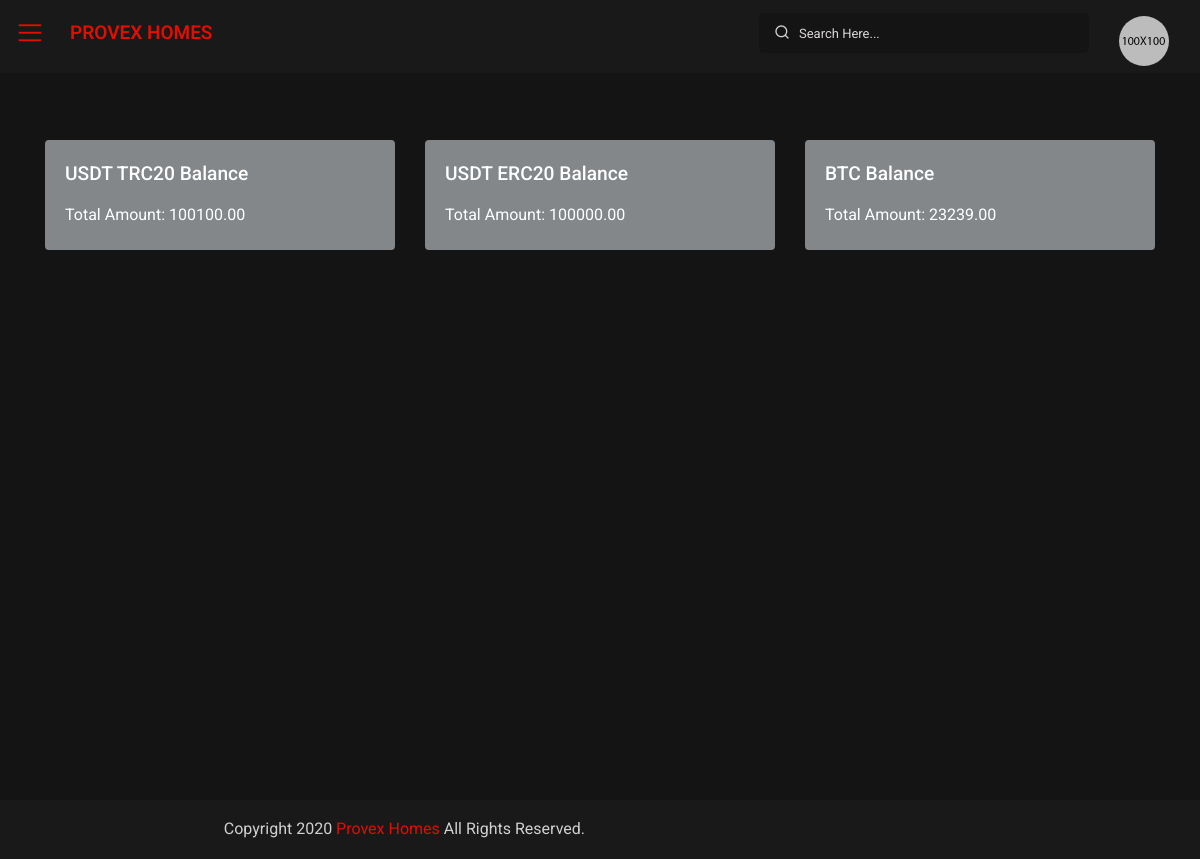
/balance/ (signed in), run on an earlier commit of the app's database.
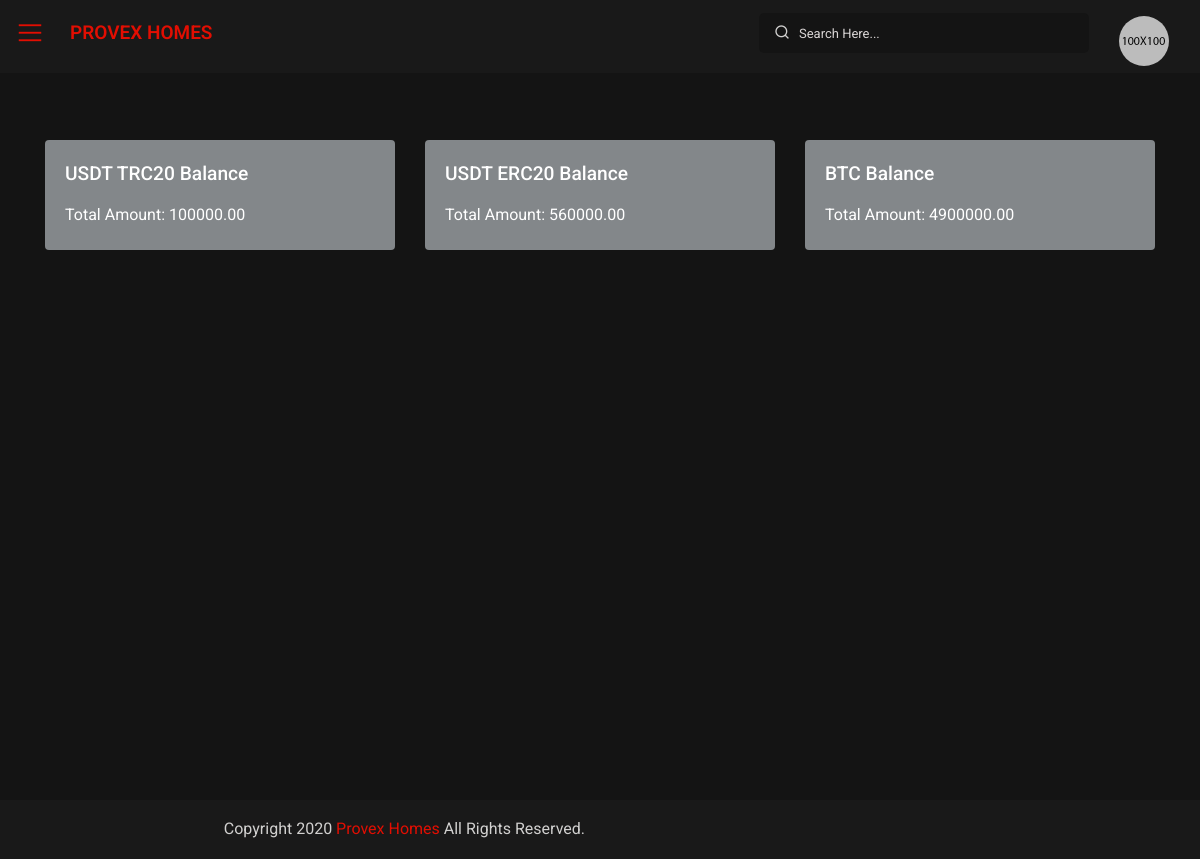
And on a later commit of the database.
### payment/models.py (models this page shows, shortened)
class AccountSummary(models.Model):
    user = models.ForeignKey(User, on_delete=models.CASCADE)
    account_type = models.CharField(max_length=20, choices=Funds.ACCOUNT_TYPES, unique=True)
    total_amount = models.DecimalField(max_digits=10, decimal_places=2, default=0)
    class Meta:
        verbose_name = "Account Summary"
        verbose_name_plural = "Account Summaries"

### payment/views.py (the view)
# urls.py: path('balance/', balance_view, name='balance'),
@login_required
def balance_view(request):
    usdt_trc20_summary = None
    usdt_erc20_summary = None
    btc_summary = None
    try:
        usdt_trc20_summary = AccountSummary.objects.get(user=request.user, account_type='USDT_TRC20')
    except AccountSummary.DoesNotExist:
        pass
    try:
        usdt_erc20_summary = AccountSummary.objects.get(user=request.user, account_type='USDT_ERC20')
    except AccountSummary.DoesNotExist:
        pass
    try:
        btc_summary = AccountSummary.objects.get(user=request.user, account_type='BTC')
    except AccountSummary.DoesNotExist:
        pass
    context = {
        'usdt_trc20_summary': usdt_trc20_summary,
        'usdt_erc20_summary': usdt_erc20_summary,
        'btc_summary': btc_summary,
    }
    return render(request, 'dashboard/balance.html', context)

### templates/dashboard/balance.html
{% extends 'base.html' %}
{% load static %}
{% block content %}
<div id="content-page" class="content-page">
    <div class="container-fluid">
        <section class="service-section">
            <div class="container mt-4">
                <div class="row">
                    <div class="col-md-4">
                        <div class="card iq-mb-3 text-white bg-secondary">
                            <div class="card-body">
                                <h5 class="card-title">USDT TRC20 Balance</h5>
                                <p class="card-text">Total Amount: {{ usdt_trc20_summary.total_amount }}</p>
                            </div>
                        </div>
                    </div>
                    <div class="col-md-4">
                        <div class="card iq-mb-3 text-white bg-secondary">
                            <div class="card-body">
                                <h5 class="card-title">USDT ERC20 Balance</h5>
                                <p class="card-text">Total Amount: {{ usdt_erc20_summary.total_amount }}</p>
                            </div>
                        </div>
                    </div>
                    <div class="col-md-4">
                        <div class="card iq-mb-3 text-white bg-secondary">
                            <div class="card-body">
                                <h5 class="card-title">BTC Balance</h5>
                                <p class="card-text">Total Amount: {{ btc_summary.total_amount }}</p>
                            </div>
                        </div>
                    </div>
                </div>
            </div>
        </section>
    </div><br>
</div>
{% endblock content %}

What changed in the data, as far as the page shows it:
changed AccountSummary (number 2 of 3 on the later page): total_amount "100000.00" → "560000.00"
Also different on the page:
{{ usdt_trc20_summary.total_amount }}: "100100.00" → "100000.00"
{{ btc_summary.total_amount }}: "23239.00" → "4900000.00"
